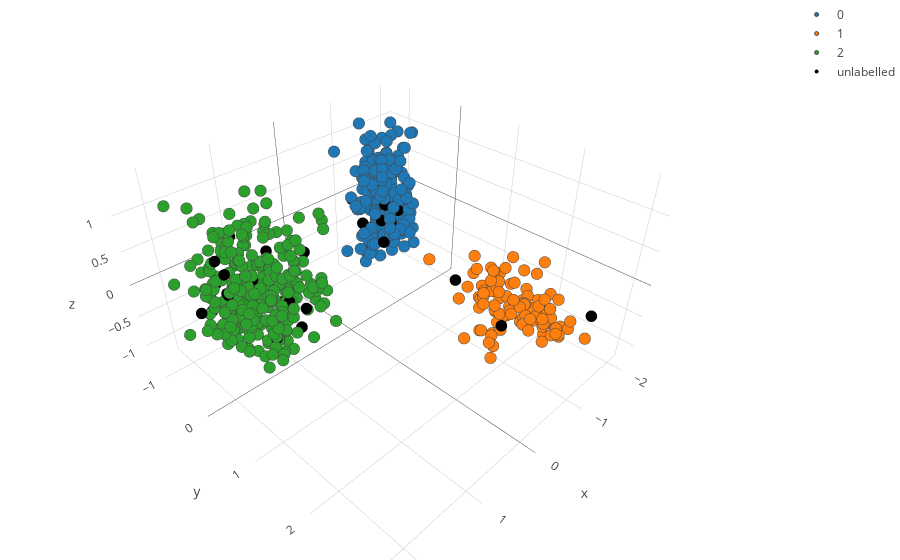

Notebook cell for this chart:
### Code cell
## lets now visualize the result:

## Our reference populations
fig_data= [go.Scatter3d(
        x = features[[x for x in range(sum(Sizes)) if labels[x] == i],0],
        y = features[[x for x in range(sum(Sizes)) if labels[x] == i],1],
        z = features[[x for x in range(sum(Sizes)) if labels[x] == i],2],
        mode= "markers",
        marker= {
        'line': {'width': 1},
        'size': 4,
        'symbol': 'circle',
      "opacity": 1
      },
      name= str(i)
    ) for i in range(N_pops)]


## The incognita:
admx_t= [y for y in it.chain(*admixed.values())] 
admx_t= np.array(admx_t)
admx_t= pca.transform(admx_t)

fig_data.append(
    go.Scatter3d(
        x = admx_t[:,0],
        y = admx_t[:,1],
        z = admx_t[:,2],
        mode= "markers",
        marker= {
        'color':'rgb(0,0,0)',
        'line': {'width': 0},
        'size': 4,
        'symbol': 'circle',
      "opacity": 1
      },
      name= 'unlabelled'
    ))

layout = go.Layout(
    margin=dict(
        l=0,
        r=0,
        b=0,
        t=0
    )
)

fig = go.Figure(data=fig_data, layout=layout)
iplot(fig)
